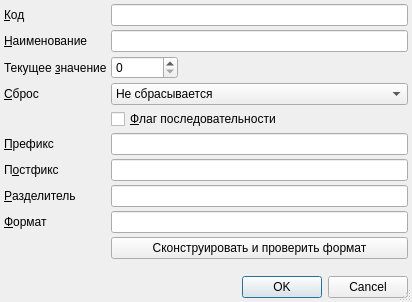
<?xml version="1.0" encoding="UTF-8"?>
<ui version="4.0">
 <class>RBCounterEditor</class>
 <widget class="QDialog" name="RBCounterEditor">
  <property name="geometry">
   <rect>
    <x>0</x>
    <y>0</y>
    <width>412</width>
    <height>302</height>
   </rect>
  </property>
  <property name="sizePolicy">
   <sizepolicy hsizetype="Minimum" vsizetype="Minimum">
    <horstretch>0</horstretch>
    <verstretch>0</verstretch>
   </sizepolicy>
  </property>
  <property name="windowTitle">
   <string>Dialog</string>
  </property>
  <property name="sizeGripEnabled">
   <bool>true</bool>
  </property>
  <layout class="QGridLayout" name="gridLayout">
   <property name="margin">
    <number>4</number>
   </property>
   <property name="spacing">
    <number>4</number>
   </property>
   <item row="7" column="0">
    <widget class="QLabel" name="lblSeparator">
     <property name="sizePolicy">
      <sizepolicy hsizetype="Maximum" vsizetype="Preferred">
       <horstretch>0</horstretch>
       <verstretch>0</verstretch>
      </sizepolicy>
     </property>
     <property name="text">
      <string>&amp;Разделитель</string>
     </property>
     <property name="buddy">
      <cstring>edtSeparator</cstring>
     </property>
    </widget>
   </item>
   <item row="2" column="1">
    <widget class="QSpinBox" name="edtValue">
     <property name="sizePolicy">
      <sizepolicy hsizetype="Maximum" vsizetype="Fixed">
       <horstretch>0</horstretch>
       <verstretch>0</verstretch>
      </sizepolicy>
     </property>
     <property name="maximum">
      <number>99999999</number>
     </property>
    </widget>
   </item>
   <item row="0" column="0">
    <widget class="QLabel" name="lblCode">
     <property name="sizePolicy">
      <sizepolicy hsizetype="Maximum" vsizetype="Preferred">
       <horstretch>0</horstretch>
       <verstretch>0</verstretch>
      </sizepolicy>
     </property>
     <property name="text">
      <string>&amp;Код</string>
     </property>
     <property name="buddy">
      <cstring>edtCode</cstring>
     </property>
    </widget>
   </item>
   <item row="0" column="1">
    <widget class="QLineEdit" name="edtCode">
     <property name="sizePolicy">
      <sizepolicy hsizetype="Expanding" vsizetype="Fixed">
       <horstretch>0</horstretch>
       <verstretch>0</verstretch>
      </sizepolicy>
     </property>
    </widget>
   </item>
   <item row="6" column="1">
    <widget class="QLineEdit" name="edtPostfix">
     <property name="sizePolicy">
      <sizepolicy hsizetype="Expanding" vsizetype="Fixed">
       <horstretch>0</horstretch>
       <verstretch>0</verstretch>
      </sizepolicy>
     </property>
     <property name="toolTip">
      <string>&lt;html&gt;&lt;body&gt;&lt;p&gt;Можно использовать функции:&lt;/p&gt;&lt;p&gt;date, id и str.&lt;/p&gt;&lt;p&gt;Формат:&lt;/p&gt;&lt;p&gt;date(yy:MM:dd)&lt;/p&gt;&lt;p&gt;id(2)&lt;/p&gt;&lt;p&gt;str(текст)&lt;/p&gt;&lt;p&gt;Возможна комбинация через ;&lt;/p&gt;&lt;/body&gt;&lt;/html&gt;</string>
     </property>
    </widget>
   </item>
   <item row="5" column="0">
    <widget class="QLabel" name="lblPrefix">
     <property name="sizePolicy">
      <sizepolicy hsizetype="Maximum" vsizetype="Preferred">
       <horstretch>0</horstretch>
       <verstretch>0</verstretch>
      </sizepolicy>
     </property>
     <property name="toolTip">
      <string>&lt;html&gt;&lt;body&gt;&lt;p&gt;Можно использовать функции:&lt;/p&gt;&lt;p&gt;date, id и str.&lt;/p&gt;&lt;p&gt;Формат:&lt;/p&gt;&lt;p&gt;date(yy:MM:dd)&lt;/p&gt;&lt;p&gt;id(2)&lt;/p&gt;&lt;p&gt;str(текст)&lt;/p&gt;&lt;p&gt;Возможна комбинация через ;&lt;/p&gt;&lt;/body&gt;&lt;/html&gt;</string>
     </property>
     <property name="text">
      <string>&amp;Префикс</string>
     </property>
     <property name="buddy">
      <cstring>edtPrefix</cstring>
     </property>
    </widget>
   </item>
   <item row="13" column="0" colspan="2">
    <widget class="QDialogButtonBox" name="buttonBox">
     <property name="standardButtons">
      <set>QDialogButtonBox::Cancel|QDialogButtonBox::Ok</set>
     </property>
    </widget>
   </item>
   <item row="6" column="0">
    <widget class="QLabel" name="lblPostfix">
     <property name="sizePolicy">
      <sizepolicy hsizetype="Maximum" vsizetype="Preferred">
       <horstretch>0</horstretch>
       <verstretch>0</verstretch>
      </sizepolicy>
     </property>
     <property name="toolTip">
      <string>&lt;html&gt;&lt;body&gt;&lt;p&gt;Можно использовать функции:&lt;/p&gt;&lt;p&gt;date, id и str.&lt;/p&gt;&lt;p&gt;Формат:&lt;/p&gt;&lt;p&gt;date(yy:MM:dd)&lt;/p&gt;&lt;p&gt;id(2)&lt;/p&gt;&lt;p&gt;str(текст)&lt;/p&gt;&lt;p&gt;Возможна комбинация через ;&lt;/p&gt;&lt;/body&gt;&lt;/html&gt;</string>
     </property>
     <property name="text">
      <string>П&amp;остфикс</string>
     </property>
     <property name="buddy">
      <cstring>edtPostfix</cstring>
     </property>
    </widget>
   </item>
   <item row="2" column="0">
    <widget class="QLabel" name="lblValue">
     <property name="sizePolicy">
      <sizepolicy hsizetype="Maximum" vsizetype="Preferred">
       <horstretch>0</horstretch>
       <verstretch>0</verstretch>
      </sizepolicy>
     </property>
     <property name="text">
      <string>Текущее &amp;значение</string>
     </property>
     <property name="buddy">
      <cstring>edtValue</cstring>
     </property>
    </widget>
   </item>
   <item row="1" column="0">
    <widget class="QLabel" name="lblName">
     <property name="sizePolicy">
      <sizepolicy hsizetype="Maximum" vsizetype="Preferred">
       <horstretch>0</horstretch>
       <verstretch>0</verstretch>
      </sizepolicy>
     </property>
     <property name="text">
      <string>&amp;Наименование</string>
     </property>
     <property name="buddy">
      <cstring>edtName</cstring>
     </property>
    </widget>
   </item>
   <item row="5" column="1">
    <widget class="QLineEdit" name="edtPrefix">
     <property name="sizePolicy">
      <sizepolicy hsizetype="Expanding" vsizetype="Fixed">
       <horstretch>0</horstretch>
       <verstretch>0</verstretch>
      </sizepolicy>
     </property>
     <property name="toolTip">
      <string>&lt;html&gt;&lt;body&gt;&lt;p&gt;Можно использовать функции:&lt;/p&gt;&lt;p&gt;date, id и str.&lt;/p&gt;&lt;p&gt;Формат:&lt;/p&gt;&lt;p&gt;date(yy:MM:dd)&lt;/p&gt;&lt;p&gt;id(2)&lt;/p&gt;&lt;p&gt;str(текст)&lt;/p&gt;&lt;p&gt;Возможна комбинация через ;&lt;/p&gt;&lt;/body&gt;&lt;/html&gt;</string>
     </property>
    </widget>
   </item>
   <item row="8" column="1">
    <widget class="QLineEdit" name="edtFormat">
     <property name="sizePolicy">
      <sizepolicy hsizetype="Expanding" vsizetype="Fixed">
       <horstretch>0</horstretch>
       <verstretch>0</verstretch>
      </sizepolicy>
     </property>
    </widget>
   </item>
   <item row="1" column="1">
    <widget class="QLineEdit" name="edtName">
     <property name="sizePolicy">
      <sizepolicy hsizetype="Expanding" vsizetype="Fixed">
       <horstretch>0</horstretch>
       <verstretch>0</verstretch>
      </sizepolicy>
     </property>
    </widget>
   </item>
   <item row="7" column="1">
    <widget class="QLineEdit" name="edtSeparator">
     <property name="sizePolicy">
      <sizepolicy hsizetype="Expanding" vsizetype="Fixed">
       <horstretch>0</horstretch>
       <verstretch>0</verstretch>
      </sizepolicy>
     </property>
    </widget>
   </item>
   <item row="12" column="0">
    <spacer name="verticalSpacer">
     <property name="orientation">
      <enum>Qt::Vertical</enum>
     </property>
     <property name="sizeType">
      <enum>QSizePolicy::Expanding</enum>
     </property>
     <property name="sizeHint" stdset="0">
      <size>
       <width>20</width>
       <height>0</height>
      </size>
     </property>
    </spacer>
   </item>
   <item row="8" column="0">
    <widget class="QLabel" name="lblFormat">
     <property name="sizePolicy">
      <sizepolicy hsizetype="Maximum" vsizetype="Preferred">
       <horstretch>0</horstretch>
       <verstretch>0</verstretch>
      </sizepolicy>
     </property>
     <property name="text">
      <string>&amp;Формат</string>
     </property>
     <property name="buddy">
      <cstring>edtFormat</cstring>
     </property>
    </widget>
   </item>
   <item row="3" column="1">
    <widget class="QComboBox" name="cmbReset">
     <property name="sizePolicy">
      <sizepolicy hsizetype="Preferred" vsizetype="Fixed">
       <horstretch>0</horstretch>
       <verstretch>0</verstretch>
      </sizepolicy>
     </property>
     <item>
      <property name="text">
       <string>Не сбрасывается</string>
      </property>
     </item>
     <item>
      <property name="text">
       <string>Каждые сутки</string>
      </property>
     </item>
     <item>
      <property name="text">
       <string>Каждую неделю</string>
      </property>
     </item>
     <item>
      <property name="text">
       <string>Каждый месяц</string>
      </property>
     </item>
     <item>
      <property name="text">
       <string>Каждый квартал</string>
      </property>
     </item>
     <item>
      <property name="text">
       <string>Каждое полугодие</string>
      </property>
     </item>
     <item>
      <property name="text">
       <string>Каждый год</string>
      </property>
     </item>
    </widget>
   </item>
   <item row="4" column="1">
    <widget class="QCheckBox" name="chkSequenceFlag">
     <property name="sizePolicy">
      <sizepolicy hsizetype="Minimum" vsizetype="Fixed">
       <horstretch>0</horstretch>
       <verstretch>0</verstretch>
      </sizepolicy>
     </property>
     <property name="text">
      <string>&amp;Флаг последовательности</string>
     </property>
    </widget>
   </item>
   <item row="3" column="0">
    <widget class="QLabel" name="lblReset">
     <property name="sizePolicy">
      <sizepolicy hsizetype="Maximum" vsizetype="Preferred">
       <horstretch>0</horstretch>
       <verstretch>0</verstretch>
      </sizepolicy>
     </property>
     <property name="text">
      <string>&amp;Сброс</string>
     </property>
     <property name="buddy">
      <cstring>cmbReset</cstring>
     </property>
    </widget>
   </item>
   <item row="9" column="1">
    <widget class="QPushButton" name="btnFormatTest">
     <property name="text">
      <string>Сконструировать и проверить формат</string>
     </property>
    </widget>
   </item>
  </layout>
 </widget>
 <tabstops>
  <tabstop>edtCode</tabstop>
  <tabstop>edtName</tabstop>
  <tabstop>edtValue</tabstop>
  <tabstop>cmbReset</tabstop>
  <tabstop>chkSequenceFlag</tabstop>
  <tabstop>edtPrefix</tabstop>
  <tabstop>edtPostfix</tabstop>
  <tabstop>edtSeparator</tabstop>
  <tabstop>edtFormat</tabstop>
  <tabstop>btnFormatTest</tabstop>
  <tabstop>buttonBox</tabstop>
 </tabstops>
 <resources/>
 <connections>
  <connection>
   <sender>buttonBox</sender>
   <signal>accepted()</signal>
   <receiver>RBCounterEditor</receiver>
   <slot>accept()</slot>
   <hints>
    <hint type="sourcelabel">
     <x>149</x>
     <y>294</y>
    </hint>
    <hint type="destinationlabel">
     <x>149</x>
     <y>155</y>
    </hint>
   </hints>
  </connection>
  <connection>
   <sender>buttonBox</sender>
   <signal>rejected()</signal>
   <receiver>RBCounterEditor</receiver>
   <slot>reject()</slot>
   <hints>
    <hint type="sourcelabel">
     <x>149</x>
     <y>294</y>
    </hint>
    <hint type="destinationlabel">
     <x>149</x>
     <y>155</y>
    </hint>
   </hints>
  </connection>
 </connections>
</ui>
